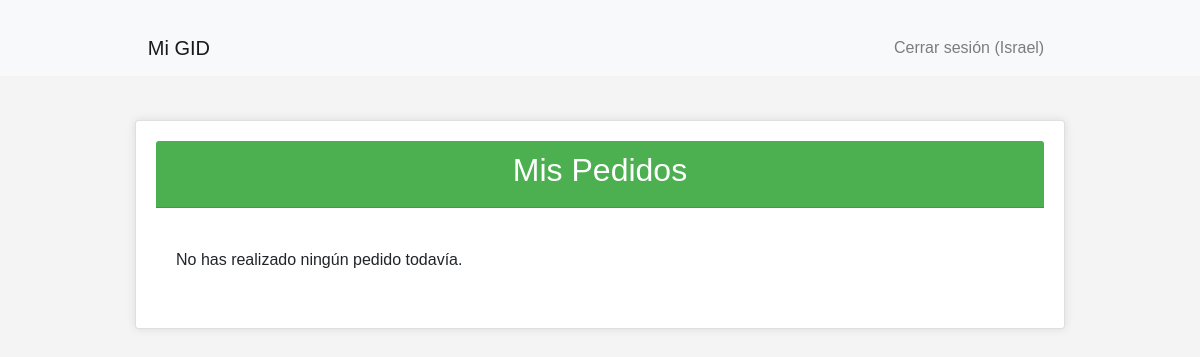
Before: /mis_pedidos/ (signed in) with the older database file.
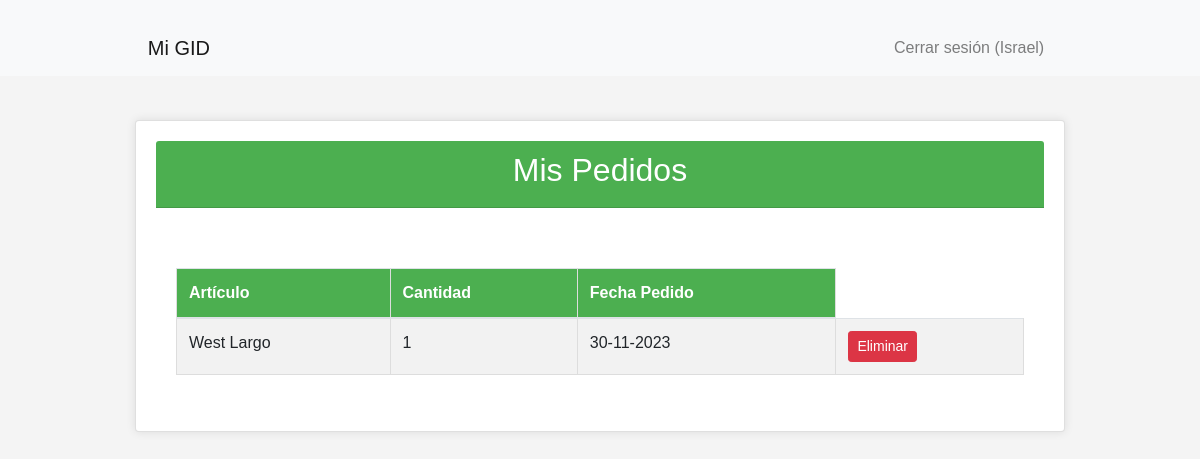
After: the same page with the newer database file.
### inventario/models.py (models this page shows, shortened)
class Pedido(models.Model):
    usuario = models.ForeignKey(User, on_delete=models.CASCADE)
    articulo = models.ForeignKey(Articulo, on_delete=models.SET_NULL, null=True)
    cantidad = models.PositiveIntegerField(default=1)
    fecha_pedido = models.DateTimeField(auto_now_add=True)

class Articulo(models.Model):
	sede = models.ForeignKey(Sede, on_delete=models.CASCADE)
	proveedor = models.ForeignKey(Proveedores, on_delete=models.SET_NULL, null=True)
	nom = models.CharField('Nombre', max_length=50)
	cod = models.CharField('Código', max_length=9)
	fecha_stock = models.DateTimeField('Fecha de Stock', default=datetime.datetime.now)
	des = models.TextField('Descripción')
	pvp = models.IntegerField('Precio')
	class Meta:
		verbose_name_plural = "Artículos"

### inventario/views.py (the view)
# urls.py: path('mis_pedidos/', mis_pedidos, name='mis_pedidos'),
def mis_pedidos(request):
    if request.user.is_authenticated:
        pedidos = Pedido.objects.filter(usuario=request.user)
        return render(request, 'inventario/mis_pedidos.html', {'pedidos': pedidos})

### inventario/templates/inventario/mis_pedidos.html (shortened to what this page needs)
<!DOCTYPE html>
<html>
<head>
    <link rel="stylesheet" href="https://stackpath.bootstrapcdn.com/bootstrap/4.5.2/css/bootstrap.min.css">
</head>
<body>
<nav class="navbar navbar-expand-lg navbar-light bg-light">
    <div class="container">
        <a class="navbar-brand" href="{% url 'index' %}">Mi GID</a>
        <div class="collapse navbar-collapse" id="navbarSupportedContent">
            <ul class="navbar-nav ml-auto">
                {% if user.is_authenticated %}
                    <li class="nav-item">
                        <a class="nav-link" href="{% url 'logout' %}">Cerrar sesión ({{ user.username|capfirst }})</a>
                    </li>
                {% endif %}
            </ul>
        </div>
    </div>
</nav>
<div class="container mt-4">
    <div class="card">
        <div class="card-header">
            <h2>Mis Pedidos</h2>
        </div>
        <div class="card-body">
            {% if pedidos %}
                <table class="table table-striped">
                    <thead>
                        <tr>
                            <th>Artículo</th>
                            <th>Cantidad</th>
                            <th>Fecha Pedido</th>
                        </tr>
                    </thead>
                    <tbody>
                        {% for pedido in pedidos %}
                            <tr>
                                <td>{{ pedido.articulo.nom }}</td>
                                <td>{{ pedido.cantidad }}</td>
                                <td>{{ pedido.fecha_pedido|date:"d-m-Y" }}</td>
                                <td>
            						<form action="{% url 'eliminar_pedido' pedido.id %}" method="post">
                						<button type="submit" class="btn btn-danger btn-sm" onclick="return confirmDelete()">Eliminar</button>
            						</form>
        						</td>
                            </tr>
                        {% endfor %}
                    </tbody>
                </table>
            {% else %}
                <p>No has realizado ningún pedido todavía.</p>
            {% endif %}
        </div>
    </div>
</div>
</body>
</html>

### inventario/templates/inventario/mis_pedidos.html (style rules this page uses)
body { font-family: Arial, sans-serif; background-color: #f4f4f4; margin: 0; padding: 0; }
.container { width: 80%; margin: auto; overflow: hidden; padding-top: 20px; }
.card { background-color: #ffffff; padding: 20px; margin-bottom: 20px; box-shadow: 0 0 10px rgba(0, 0, 0, 0.1); }
.card-header { background-color: #4CAF50; color: white; padding: 10px; margin-bottom: 20px; text-align: center; }
table { width: 100%; border-collapse: collapse; margin-top: 20px; }
th, td { border: 1px solid #ddd; padding: 8px; text-align: left; }
th { background-color: #4CAF50; color: white; }

Changed rows visible on the page:
added Pedido: articulo.nom "West Largo", cantidad "1", fecha_pedido "30-11-2023"
Other visible differences:
text no longer shown: "No has realizado ningún pedido todavía."
text now shown: "Artículo Cantidad Fecha Pedido"
